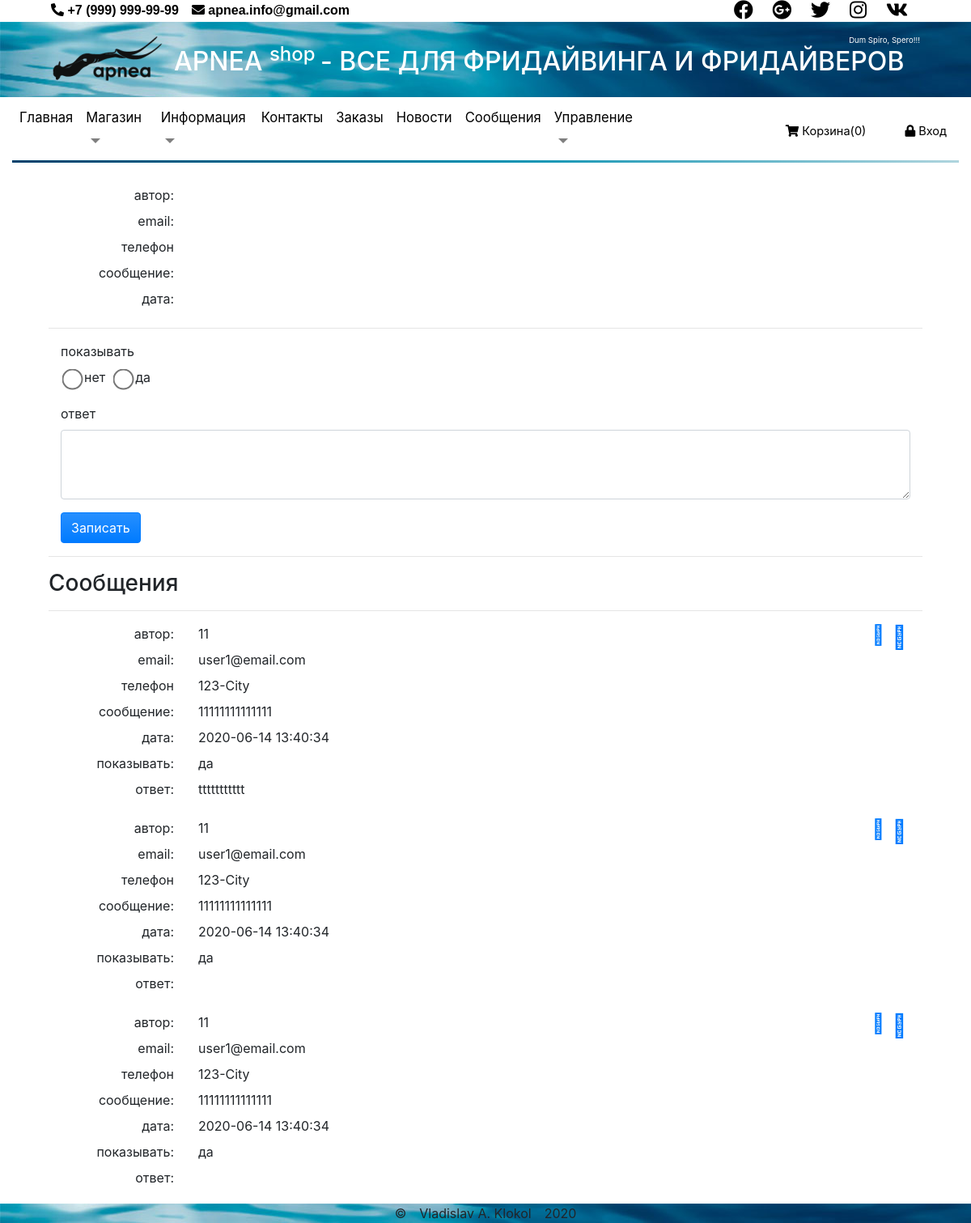
/views/admin/messages.php, run on an earlier commit of the app's database.
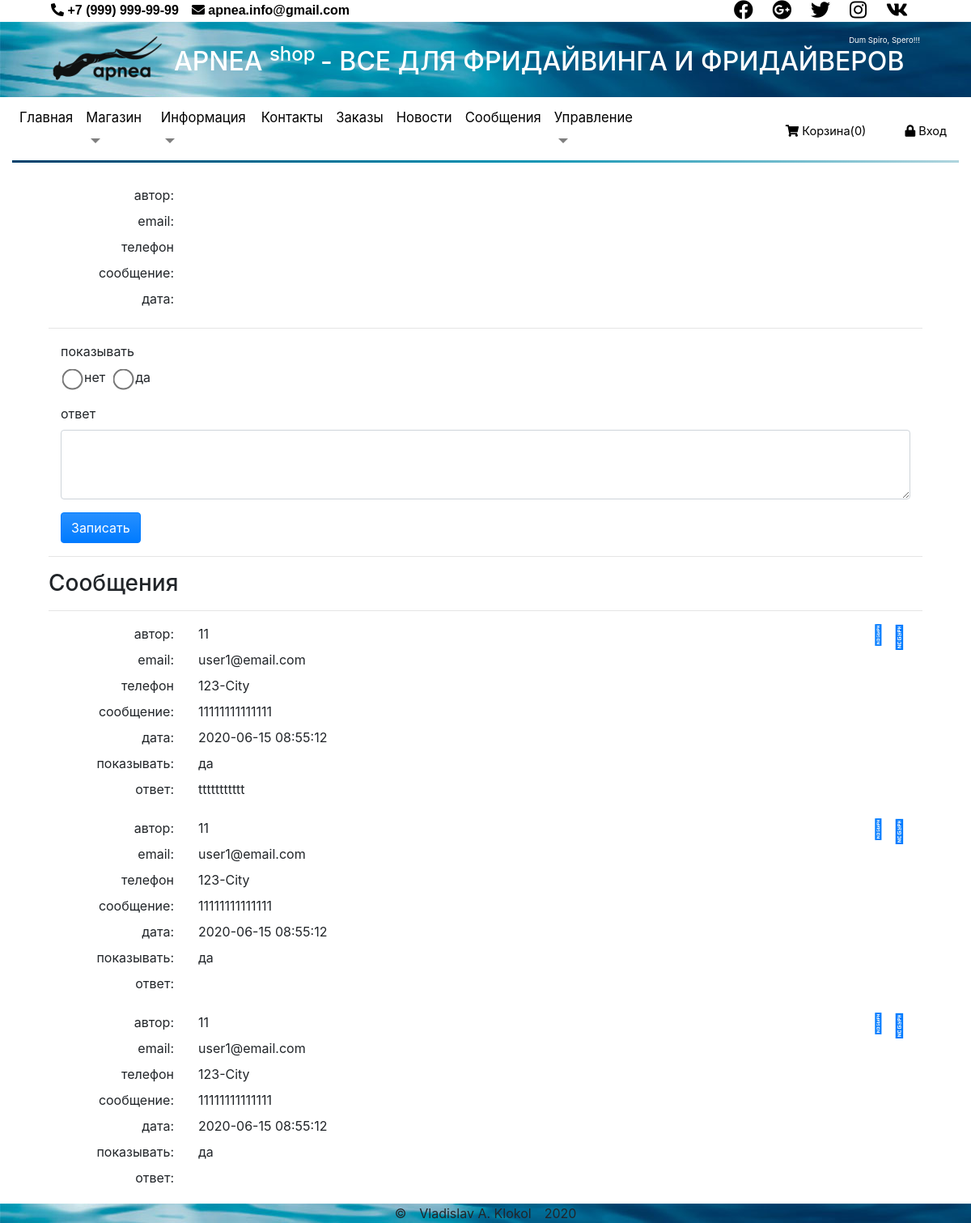
And on a later commit of the database.
### tables this page shows
CREATE TABLE `message` (
  `id` int(6) NOT NULL,
  `visitor` varchar(1024) NOT NULL,
  `email` varchar(1024) NOT NULL,
  `phone` varchar(30) DEFAULT NULL,
  `message` text NOT NULL,
  `date` datetime NOT NULL DEFAULT CURRENT_TIMESTAMP,
  `dispatched` tinyint(1) NOT NULL DEFAULT '0',
  `response` text
);

### module/pdo_query.php (called while the page is built, shortened)
<?php
function getTable(object $pdo, string $table, string $where = "1", $sort = "", $limit = ""): array
{
    $sql = "SELECT * FROM `$table`
    WHERE " . ($where == "" ? 1 : "$where")
        . ($sort == "" ? "" : " ORDER BY $sort")
        . ($limit == "" ? "" : " LIMIT $limit");
    $stmt = $pdo->prepare($sql);
    $stmt->execute();
    return $stmt->fetchAll();
}

### views/admin/messages.php (the view, shortened to what this page needs)
<?php
require $_SERVER['DOCUMENT_ROOT'] . '/views/layouts/index.php';
$dispatched = '';
$response = '';
$operation = 'Записать';
$messages = getTable($pdo, "message", "", "`date` DESC");
require  $_SERVER['DOCUMENT_ROOT'] . '/views/layouts/header.php';
?>
<div class="row mt-3">
    <div class="col-2">
        <div class="mb-2 text-right">автор: </div>
        <div class="mb-2 text-right">email: </div>
        <div class="mb-2 text-right">телефон</div>
        <div class="mb-2 text-right">сообщение: </div>
        <div class="mb-2 text-right">дата: </div>
    </div>
    <div class="col-9">
    </div>
</div>
<hr>
<form method="POST" class="enter-form  col">
    <div class="form-group">
        <label class="enter-label">показывать </label>
        <div class="d-flex justify-content-start">
            <input type="radio" name="dispatched" value=0 class="mess-radio m-2" <?= $dispatched == 0 ? 'checked' : '' ?>><span class="mr-2">нет</span>
            <input type="radio" name="dispatched" value=1 class="mess-radio m-2 " <?= $dispatched == 1 ? 'checked' : '' ?>><span>да</span>
        </div>
    </div>
    <div class="form-group">
        <label class="enter-label" for="response-id">ответ</label>
        <textarea rows="3" name="response" id="response-id" class="enter-field form-control"><?= $response ?></textarea>
    </div>
    <input type="submit" value="<?= $operation ?>" name="updMessage" class="enter-button btn btn-primary" />
</form>
<hr>
<h3>Сообщения</h3>
<hr>
<?php
foreach ($messages as $message) { ?>
    <div class="row mt-3 border-bottom border-info">
        <div class="col-2">
            <div class="mb-2 text-right">автор: </div>
            <div class="mb-2 text-right">email: </div>
            <div class="mb-2 text-right">телефон</div>
            <div class="mb-2 text-right">сообщение: </div>
            <div class="mb-2 text-right">дата: </div>
            <div class="mb-2 text-right">показывать: </div>
            <div class="mb-2 text-right">ответ: </div>
        </div>
        <div class="col-9">
            <div class="mb-2"><?= $message['visitor'] ?></div>
            <div class="mb-2"><?= $message['email'] ?></div>
            <div class="mb-2"><?= $message['phone']  ?></div>
            <div class="mb-2"><?= $message['message']  ?></div>
            <div class="mb-2"><?= $message['date']  ?></div>
            <div class="mb-2"><?= $message['dispatched'] ? 'да' : 'нет'  ?></div>
            <div class="mb-2"><?= $message['response']  ?></div>
        </div>
        <div class="col d-flex">
            <a href="/views/admin/messages.php ? edit=<?= $message['id'] ?>"><i class="fas fa-edit h4"></i></a>
            <a href="/views/admin/messages.php ? del=<?= $message['id'] ?>"><i class="far fa-minus-square h3"></i></a>
        </div>
    </div>
<?php } ?>
<?php require $_SERVER['DOCUMENT_ROOT'] . '/views/layouts/footer.php';

What changed in the data, as far as the page shows it:
changed message "ttttttttttt": date "2020-06-14 13:40:34" → "2020-06-15 08:55:12"
changed message (number 2 of 3 on the later page): date "2020-06-14 13:40:34" → "2020-06-15 08:55:12"
changed message (number 3 of 3 on the later page): date "2020-06-14 13:40:34" → "2020-06-15 08:55:12"
